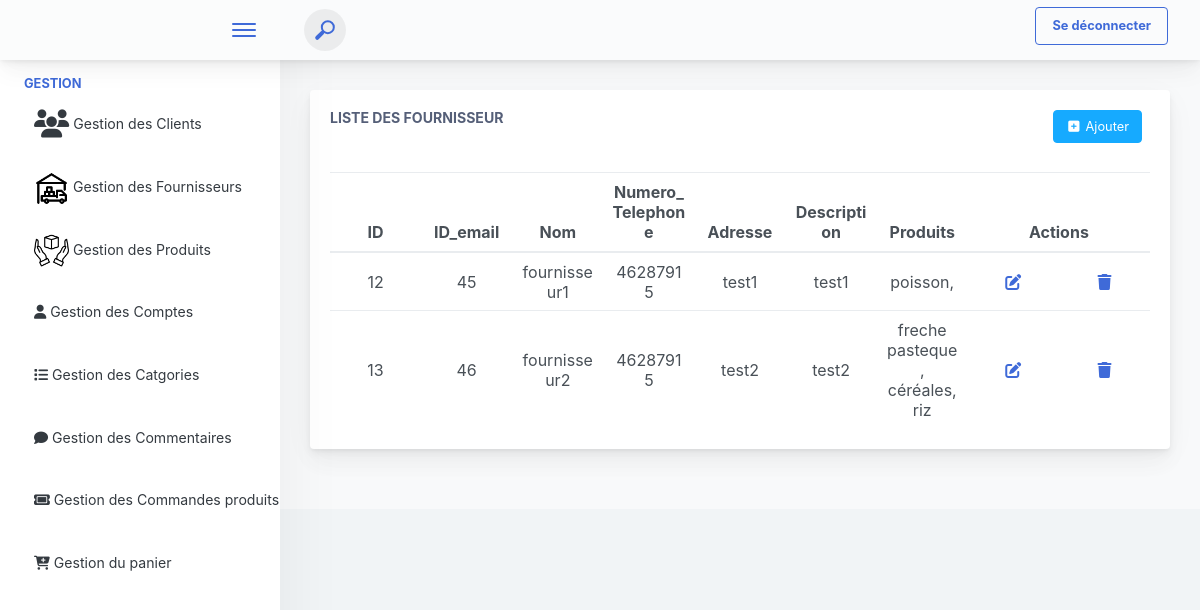
/affiche_fournisseur/, run on an earlier commit of the app's database.
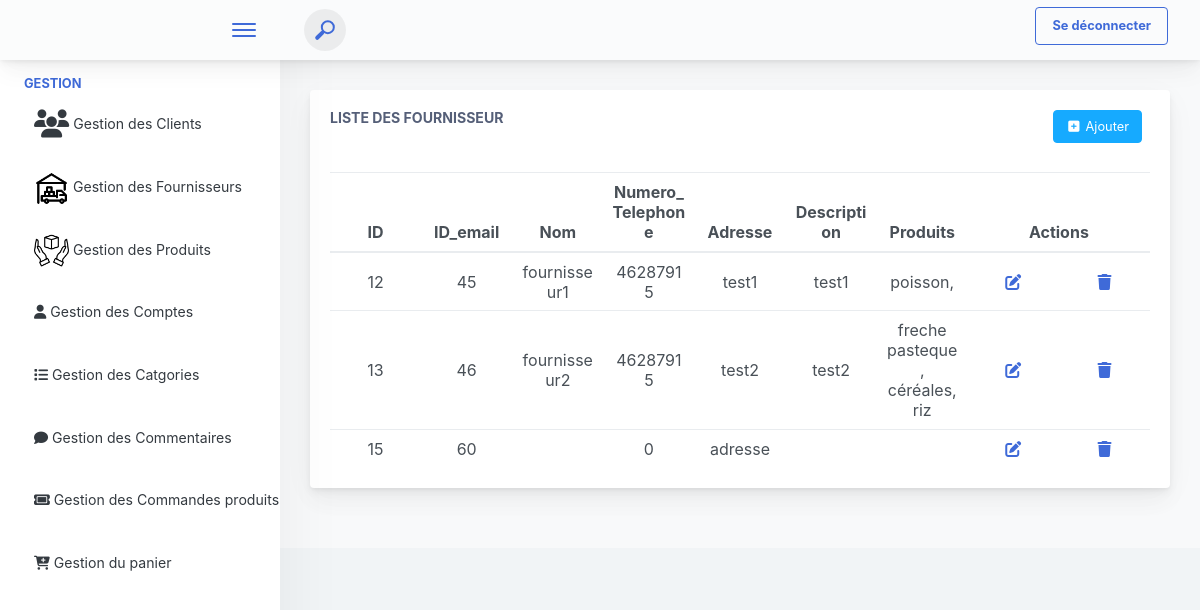
And on a later commit of the database.
### produits_app/models.py (models this page shows)
class Fournisseur(models.Model):
    id_fournisseur = models.AutoField(primary_key=True)
    id_email = models.ForeignKey(Compte, on_delete=models.CASCADE, default=4)
    nom_enterprise = models.CharField(max_length=100)
    num_tel = models.IntegerField(default=0)
    adresse = models.CharField(max_length=100, default='adresse')
    description = models.TextField()
    produits = models.ManyToManyField(Produit ,blank=True)

class Produit(models.Model):
    id_produit = models.AutoField(primary_key=True)
    nom = models.CharField(max_length=100)
    description = models.TextField()
    categorie = models.ForeignKey('Categorie', on_delete=models.CASCADE)
    prix = models.FloatField()
    id_fournisseur = models.ForeignKey('Fournisseur', on_delete=models.CASCADE)
    emplacement = models.CharField(max_length=100)
    date_publication = models.DateField(auto_now_add=True)
    image = models.ImageField(upload_to='produits_app/static/images/')

### produits_app/views.py (the view)
# urls.py: path('affiche_fournisseur/',views.affiche_fournisseur,name="affiche_fournisseur"),
def affiche_fournisseur(request):
    produits=Produit.objects.all()
    fournisseurs = Fournisseur.objects.all()
    return render(request,"interface_admin/Admin_Fournisseur/fournisseur_affichage.html",{'fournisseurs':fournisseurs,'produits':produits})

### produits_app/templates/interface_admin/Admin_Fournisseur/fournisseur_affichage.html (shortened to what this page needs)
{% extends 'interface_admin/navbar.html' %}
{% block content %}
  <div class="app-main__inner">
    <div class="app-page-title">
      <div class="row">
        <div class="col-lg-12">
          <div class="main-card mb-3 card">
            <div class="card-body">
              <div style="display: flex ; justify-content: space-between;">
                <div>
                  <h5 class="card-title">Liste des Fournisseur </h5>
                </div>
                <div style="display: flex ; justify-content: space-between;">
                  <div>
                    <a href="{% url 'ajouter_fournisseur' %}" class="mb-2 mr-2 btn btn-info"><i class="fa fa-fw" aria-hidden="true" title="Copier pour utiliser plus-square"></i> Ajouter </a>
                  </div>
                </div>
              </div>
              <br>
              <table class="mb-0 table" id="myTable">
                <thead>
                  <tr>
                    <th>ID</th>
                    <th>ID_email</th>
                    <th>Nom</th>
                    <th>Numero_Telephone</th>
                    <th>Adresse</th>
                    <th>Description</th>
                    <th>Produits</th>
                    <th colspan="2" >Actions</th>
                  </tr>
                </thead>
                <tbody>
                  {% for fournisseur in fournisseurs %}
                  <tr>
                    <td >{{fournisseur.id_fournisseur}}</td>
                    <td >{{fournisseur.id_email_id}}</td>
                    <td >{{fournisseur.nom_enterprise}}</td>
                    <td >{{fournisseur.num_tel}}</td>
                    <td >{{fournisseur.adresse}}</td>
                    <td >{{fournisseur.description}}</td>
                    <td>
                      {% for p in produits %}
                      {% if p.id_fournisseur.id_fournisseur == fournisseur.id_fournisseur %}
                        {{p.nom}}{% if not forloop.last %}, {% endif %}
                      {% endif %}
                      {% endfor %}
                    </td>
                    <td>
                      <a class='button' href="{% url 'modifier_fournisseur' fournisseur.id_fournisseur  %}"><i class="fa-solid fa-pen-to-square"></i></a>
                    </td>
                    <td>
                      <a class='button' href="{% url 'supprimer_fournisseur' fournisseur.id_fournisseur  %}"><i class="fa-solid fa-trash"></i></a>
                    </td>
                  </tr>
                  {% endfor %}
                </tbody>
              </table>
            </div>
          </div>
        </div>
      </div>
    </div>
  </div>
{% endblock %}

What changed in the data, as far as the page shows it:
added Fournisseur: id_fournisseur "15", id_email_id "60", num_tel "0", adresse "adresse"
